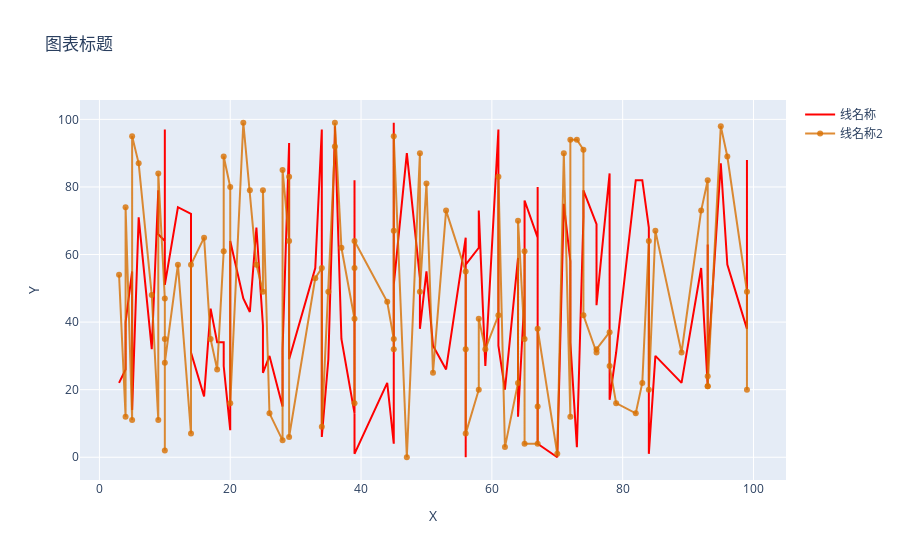

The cell this chart's notebook holds for it:
### Code cell
fig.update_traces(selector=dict(name="线名称"), line_color="red")

### Figure 1 — Plotly figure (JSON) as saved in the notebook; plotly's stock layout.template omitted (floating-point values rounded to 4 significant figures)
{"data": [{"line": {"color": "red"}, "marker": {"color": "rgba(16, 112, 2, 0.8)"}, "mode": "lines", "name": "线名称", "text": [3, 4, 4, 5, 5, 6, 8, 9, 9, 10, 10, 10, 10, 12, 14, 14, 16, 17, 18, 19, 19, 20, 20, 22, 23, 24, 25, 25, 26, 28, 28, 29, 29, 29, 33, 34, 34, 35, 36, 36, 37, 39, 39, 39, 39, 44, 45, 45, 45, 45, 47, 49, 49, 50, 51, 53, 56, 56, 56, 58, 58, 59, 61, 61, 62, 64, 64, 65, 65, 65, 67, 67, 67, 70, 71, 72, 72, 73, 74, 74, 76, 76, 78, 78, 79, 82, 83, 84, 84, 85, 89, 92, 93, 93, 93, 93, 95, 96, 99, 99], "type": "scatter", "x": [3, 4, 4, 5, 5, 6, 8, 9, 9, 10, 10, 10, 10, 12, 14, 14, 16, 17, 18, 19, 19, 20, 20, 22, 23, 24, 25, 25, 26, 28, 28, 29, 29, 29, 33, 34, 34, 35, 36, 36, 37, 39, 39, 39, 39, 44, 45, 45, 45, 45, 47, 49, 49, 50, 51, 53, 56, 56, 56, 58, 58, 59, 61, 61, 62, 64, 64, 65, 65, 65, 67, 67, 67, 70, 71, 72, 72, 73, 74, 74, 76, 76, 78, 78, 79, 82, 83, 84, 84, 85, 89, 92, 93, 93, 93, 93, 95, 96, 99, 99], "y": [22, 26, 40, 55, 14, 71, 32, 79, 66, 64, 70, 97, 51, 74, 72, 31, 18, 44, 34, 34, 27, 8, 64, 47, 43, 68, 39, 25, 30, 15, 32, 93, 90, 29, 56, 97, 6, 29, 96, 98, 35, 13, 82, 63, 1, 22, 4, 12, 99, 51, 90, 53, 38, 55, 33, 26, 65, 0, 57, 62, 73, 27, 97, 33, 20, 59, 12, 48, 35, 76, 65, 80, 4, 0, 75, 58, 34, 3, 71, 79, 69, 45, 84, 17, 31, 82, 82, 68, 1, 30, 22, 56, 21, 63, 60, 27, 87, 57, 38, 88]}, {"marker": {"color": "rgba(216, 112, 2, 0.8)"}, "mode": "lines+markers", "name": "线名称2", "text": [3, 4, 4, 5, 5, 6, 8, 9, 9, 10, 10, 10, 10, 12, 14, 14, 16, 17, 18, 19, 19, 20, 20, 22, 23, 24, 25, 25, 26, 28, 28, 29, 29, 29, 33, 34, 34, 35, 36, 36, 37, 39, 39, 39, 39, 44, 45, 45, 45, 45, 47, 49, 49, 50, 51, 53, 56, 56, 56, 58, 58, 59, 61, 61, 62, 64, 64, 65, 65, 65, 67, 67, 67, 70, 71, 72, 72, 73, 74, 74, 76, 76, 78, 78, 79, 82, 83, 84, 84, 85, 89, 92, 93, 93, 93, 93, 95, 96, 99, 99], "type": "scatter", "x": [3, 4, 4, 5, 5, 6, 8, 9, 9, 10, 10, 10, 10, 12, 14, 14, 16, 17, 18, 19, 19, 20, 20, 22, 23, 24, 25, 25, 26, 28, 28, 29, 29, 29, 33, 34, 34, 35, 36, 36, 37, 39, 39, 39, 39, 44, 45, 45, 45, 45, 47, 49, 49, 50, 51, 53, 56, 56, 56, 58, 58, 59, 61, 61, 62, 64, 64, 65, 65, 65, 67, 67, 67, 70, 71, 72, 72, 73, 74, 74, 76, 76, 78, 78, 79, 82, 83, 84, 84, 85, 89, 92, 93, 93, 93, 93, 95, 96, 99, 99], "y": [54, 12, 74, 11, 95, 87, 48, 11, 84, 47, 35, 2, 28, 57, 7, 57, 65, 35, 26, 61, 89, 80, 16, 99, 79, 57, 49, 79, 13, 5, 85, 64, 83, 6, 53, 56, 9, 49, 92, 99, 62, 41, 56, 16, 64, 46, 35, 32, 67, 95, 0, 90, 49, 81, 25, 73, 55, 32, 7, 20, 41, 32, 42, 83, 3, 22, 70, 35, 61, 4, 4, 15, 38, 1, 90, 12, 94, 94, 91, 42, 31, 32, 37, 27, 16, 13, 22, 64, 20, 67, 31, 73, 82, 21, 24, 21, 98, 89, 49, 20]}], "layout": {"title": {"text": "图表标题"}, "xaxis": {"ticklen": 5, "title": {"text": "X"}, "zeroline": false}, "yaxis": {"ticklen": 5, "title": {"text": "Y"}, "zeroline": false}}}
